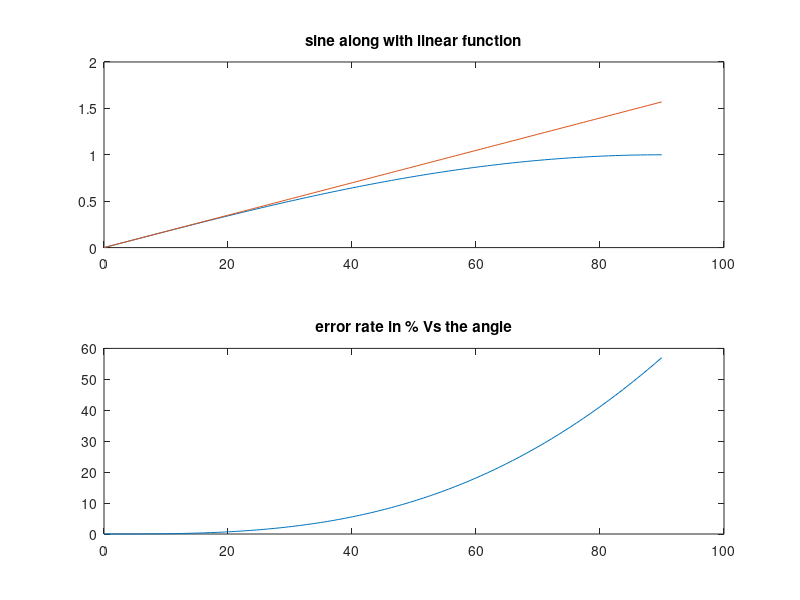

The MATLAB script that drew this image:
clear 
clc
close all
subplot(2,1,1)
t=0:0.01:pi/2;
plot(t*180/pi,sin(t));
title('sine along with linear function')
hold on
plot(t*180/pi,t);
hold on
subplot(2,1,2)
plot(t*180/pi,(t-sin(t))*100)
title('error rate in % Vs the angle')